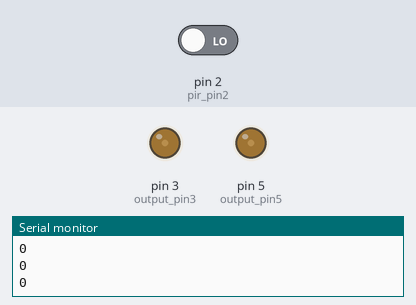
Recording of a sketch running on a simulated Arduino Uno, built with avr-gcc and run on an emulated ATmega328P. Parts: output pins drawn as LEDs (lit = HIGH), the last lines printed to the serial monitor. The inputs (shaded band) are chosen by the test bench; at power-on: pin 2 (pir_pin2) LOW.

Above: at 1.2 s.
1.3 s: pin 2 (pir_pin2) driven HIGH
At 1.7 s:
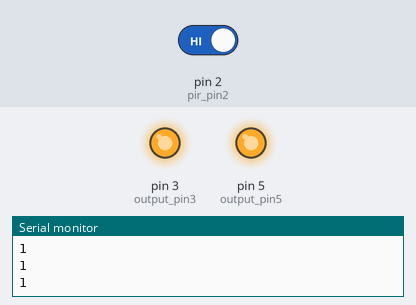
2.8 s: pin 2 (pir_pin2) driven LOW
At 4.1 s:
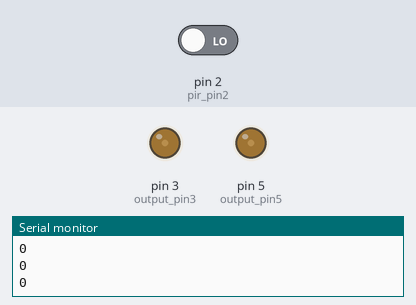
Timing chart, 0 to 5.8 s (numbered marks = the images above; inputs shaded):
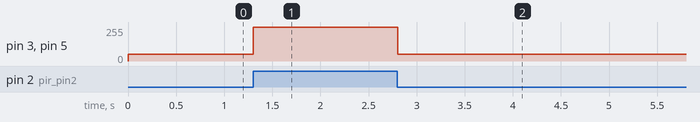

Measured:
- after the input at 1.3 s, pin 3 (output_pin3), pin 5 (output_pin5): 51/255 → 255/255 at once
- after the input at 2.8 s, pin 3 (output_pin3), pin 5 (output_pin5): 255/255 → 51/255 at once

The sketch:

sketch_dec14a.ino
```cpp
int output_pin3 = 3;
int output_pin5 = 5;
int ldr_pin7 = 7;
int pir_pin2 = 2;
int brightness_off = 0;
int brightness_high = 255;
int brightness_low = 255/5;

void setup() {
  pinMode(ldr_pin7, INPUT);
  pinMode(pir_pin2, INPUT);
  pinMode(output_pin3, OUTPUT);
  Serial.begin(9600);
}

void loop() {
    if(digitalRead(pir_pin2) == HIGH){
      digitalWrite(output_pin3, HIGH);
      analogWrite(output_pin3,brightness_high);
      digitalWrite(output_pin5, HIGH);
      analogWrite(output_pin5,brightness_high);
      // delay(1000);
      // micro second
      }else{
        digitalWrite(output_pin3,HIGH);
        analogWrite(output_pin3,brightness_low);
        digitalWrite(output_pin5,HIGH);
        analogWrite(output_pin5,brightness_low);
     }
     Serial.println( digitalRead( pir_pin2 ));
     delay(100);
}
```
